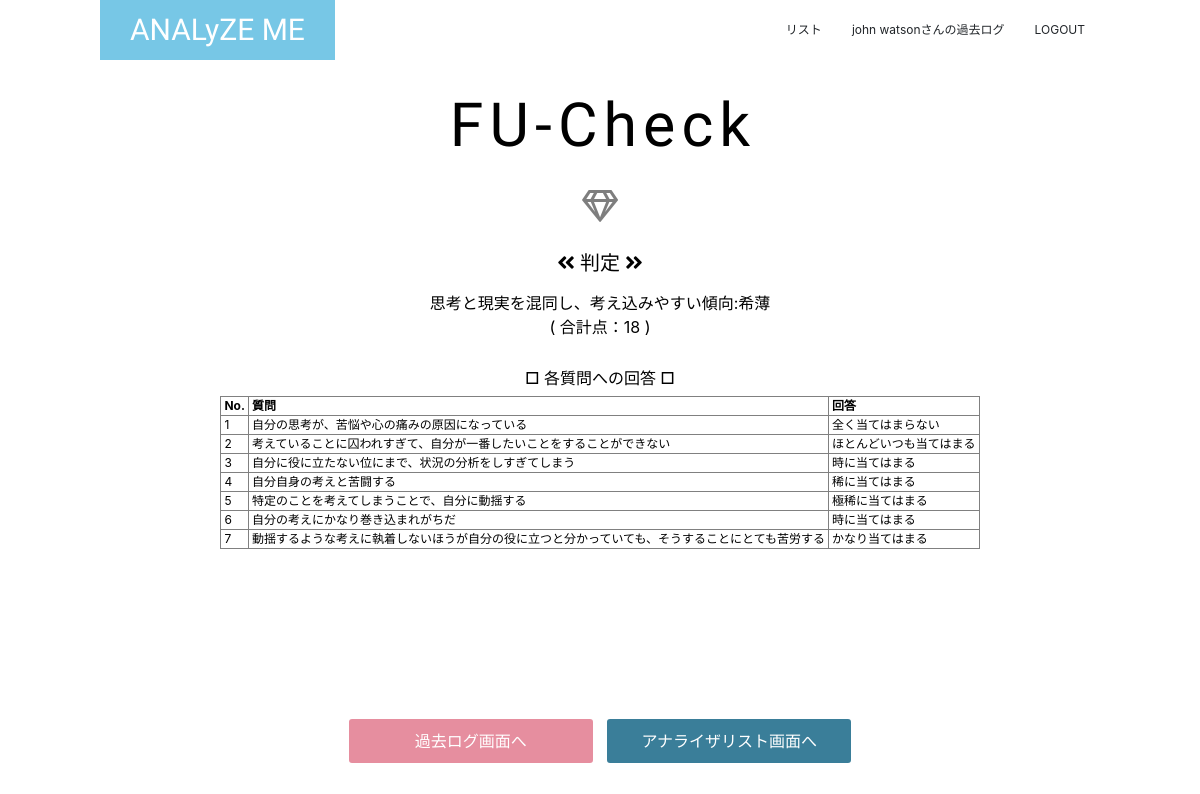
The page /result/fu/2/ (signed in) on the database its author committed.
### analyze_me/models/user.py (models this page shows, shortened)
class User(UserMixin, db.Model):
    __tablename__ = 'user'
    id = db.Column(db.Integer, primary_key=True)
    user_id = db.Column(db.String(50), unique=True)
    name = db.Column(db.String(30))
    password = db.Column(db.String(20), unique=True)
    created_at = db.Column(db.DateTime)
    fu_results = relationship('FU_results')
    eq_results = relationship('EQ_results')
    ces_results = relationship('CES_results')
    pom_results = relationship('POM_results')
    teg_results = relationship('TEG_results')

### analyze_me/models/results.py (models this page shows, shortened)
class FU_results(db.Model):
    __tablename__ = 'fu_results'
    id = db.Column(db.Integer, primary_key=True, nullable=False)
    answers = db.Column(db.PickleType, nullable=True)
    a_sum = db.Column(db.Integer, nullable=True)
    judge = db.Column(db.String(200), nullable=True)
    created_at = db.Column(db.DateTime)
    user_id = db.Column(db.Integer, db.ForeignKey('user.id', onupdate='CASCADE', ondelete='CASCADE'), nullable=False)

### analyze_me/views/views.py (the view)
@views.route('/result/<ex_id>/<result_id>/', methods=['GET'])
@login_required
def result(ex_id, result_id):
    ana = analyzer_service.setting_analyzer(ex_id)
    result = views_service.find_one(ex_id, result_id)
    if ex_id == 'pom' or ex_id == 'teg':
        g_fac, g_sum = graph_service.ex_one_data(ex_id, result_id)
        return render_template('logs/result_graph.html', \
                               ex_id=ex_id, result_id=result_id, \
                               ana=ana, result=result, g_fac=g_fac, g_sum=g_sum)
    else:
        return render_template('logs/result.html', \
                                ex_id=ex_id, result_id=result_id, \
                                ana=ana, result=result)

### analyze_me/__init__.py (called while the page is built)
@login_manager.user_loader
def load_user(user_id):
    return User.query.get(int(user_id))

### analyze_me/services/analyzer_service.py (called while the page is built)
def setting_analyzer(ex_id):
    if not ex_id:
        raise Exception
    elif ex_id == "fu":
        return FU()
    elif ex_id == "eq":
        return EQ()
    elif ex_id == 'ces':
        return CES_D()
    elif ex_id == 'pom':
        return POMS()
    elif ex_id == 'teg':
        return TEG()
    print("EX_ID:{}".format(ex_id))

### analyze_me/services/views_service.py (called while the page is built)
def find_one(ex_id, result_id):
    if not result_id:
        raise Exception
    elif ex_id == "fu":
        return FU_results.query.filter_by(id=result_id).first()
    elif ex_id == "eq":
        return EQ_results.query.filter_by(id=result_id).first()
    elif ex_id == "ces":
        return CES_results.query.filter_by(id=result_id).first()
    elif ex_id == "pom":
        return POM_results.query.filter_by(id=result_id).first()
    elif ex_id == "teg":
        return TEG_results.query.filter_by(id=result_id).first()

### analyze_me/templates/logs/result.html
{% extends "layout.html" %}
{% block body %}
<section class="resA">
    <div class="con">
        <h2>{{ ana.name }}</h2>
        <p class="symbol"><span class="far fa-gem"></span></p>
        <h5>
            <span class="fas fa-angle-double-left"></span>
            判定
            <span class="fas fa-angle-double-right"></span>
        </h5>
        <p>{{ result.judge }}</p>
        <p class="sum">( 合計点：{{ result.a_sum }} )</p>
        <h6>□ 各質問への回答 □</h6>
        <div class="tbl">
        <table border="1">
            <tr>
                <th>No.</th>
                <th>質問</th>
                <th>回答</th>
            </tr>
            {% for que in range(0, ana.queries|length) %}
            <tr>
                <td>{{ que+1 }}</td>
                <td>{{ ana.queries[que] }}</td>
                <td>{{ result.answers[que] }}</td>
            </tr>
            {% endfor %}
        </table>
        </div>
        <a href="{{ url_for('views.show_logs') }}">過去ログ画面へ</a>
        <a href="{{ url_for('analyzes.analyzer_list') }}" class="list-btn">アナライザリスト画面へ</a>
    </div>
</section>
{% endblock %}

### analyze_me/templates/layout.html (shortened to what this page needs)
<!DOCTYPE html>
<html lang="ja">
<head>
    {% block head %}
    <link rel="stylesheet" href="{{ url_for('static', filename='style.css')}}">
    <link rel="stylesheet" href="https://stackpath.bootstrapcdn.com/bootstrap/4.5.0/css/bootstrap.min.css">
    <link rel="stylesheet" href="https://use.fontawesome.com/releases/v5.15.1/css/all.css">
    {% endblock %}
</head>
<body>
<div>
    <header>
        <nav class="conH">
            <div class="conH-small">
                <a class="headA" href="{{ url_for('views.index') }}">ANALyZE ME</a>
            </div>
            <div class="headB">
                <ul>
                    <li>
                        <a href="{{ url_for('analyzes.analyzer_list') }}">リスト</a>
                    </li>
                    {% if not current_user.is_authenticated %}
                    <li>
                        <a href="{{ url_for('auth.login') }}">LOGIN</a>
                    </li>
                    {% else %}
                    <li>
                        <a href="{{ url_for('views.show_logs') }}"><span>{{ current_user.name }}さんの</span>過去ログ</a>
                    </li>
                    <li>
                        <a href="{{ url_for('auth.logout') }}">LOGOUT</a>
                    </li>
                    {% endif %}
                </ul>
            </div>
        </nav>
    </header>
    {% block body %}{% endblock %}
</div>
</body>
</html>

### analyze_me/static/style.css (style rules this page uses)
:root { --main-color: #77C7E6; --accent-color: #E68E9F; --dark-color: #3A7E99; --opposite-color: #9AE665; --text-bright-color: #fff; --text-dark-color: #000; --gray-color: #ddd; --large-width: 1000px; --middle-width: 900px; }
@media (min-width: 800px) { :root { font-size: 16px; } }
body { margin: 0; font-family: 'メイリオ', 'Hiragino Kaku Gothic Pro', 'sans-serif'; }
.resA { display: flex; align-items: start; justify-content: center; height: 100vh; min-height: 450px; width: 100vw; min-width: 400px; color: #000; color: var(--text-dark-color); text-align: center; margin-left: auto; margin-right: auto; }
.resA .con { margin-top: 60px; max-width: 900px; max-width: var(--middle-width); margin-left: auto; margin-right: auto; padding: 0 15px; }
.resA h2 { margin: 30px 0 0; font-family: 'Big Shoulders Stencil Display', cursive; font-size: 3.8rem; letter-spacing: 0.1em; margin-left: 0.1em; }
.resA h5 { margin: 0 0 1rem; font-size: 1.25rem; }
.resA .symbol { margin: 1.25rem; padding: 0; border: none; outline: none; background: none; font-size: 2rem; opacity: 0.5; }
.resA p { margin: 0; }
.resA .sum { margin: 0 0 30px; }
.resA .tbl { overflow-y: scroll; height: 280px; margin-bottom: 2.5rem; }
.resA table { margin: 0 auto 1rem auto; font-size: 12px; text-align: left; }
.resA table th, .resA table td { padding: 0 3px; }
.resA tr { margin: 1px 1px; }
.resA a { display: inline-block; padding: 10px; margin: 0 2px 0.5rem 2px; width: 250px; border: solid 3px currentColor; border-radius: 6px; background-color: #E68E9F; background-color: var(--accent-color); color: #fff; color: var(--text-bright-color); text-decoration: none; }
.resA .list-btn { background-color: #3A7E99; background-color: var(--dark-color); }
header { position: absolute; top: 0; left: 0; z-index: 100; width: 100%; background-color: rgba(255,255,255,0.5); }
.headA { display: inline-block; line-height: 60px; padding-left: 30px; padding-right: 30px; background-color: #77C7E6; background-color: var(--main-color); color: #fff; color: var(--text-bright-color); font-family: 'Big Shoulders Stencil Display', cursive; font-size: 30px; text-decoration: none; }
.headB ul { margin: 0; padding: 0; list-style: none; }
.headB a { display: block; padding: 15px; color: inherit; font-size: 12px; text-decoration: none; }
@media (min-width: 768px) { header .conH { display: flex; align-items: center; justify-content: space-between; max-width: 1000px; max-width: var(--large-width); margin-left: auto; margin-right: auto; } }
@media (min-width: 768px) { .headB ul { display: flex; } }
@media (min-width: 768px) { .headB { display: block !important; } }

### rows shown on the page
User: name "john watson"
FU_results: judge "思考と現実を混同し、考え込みやすい傾向:希薄", a_sum "18", answers "全く当てはまらない" "ほとんどいつも当てはまる" "時に当てはまる" "稀に当てはまる" "極稀に当てはまる" "時に当てはまる" "かなり当てはまる"

### other values the page prints
{{ ana.name }} "FU-Check"
{{ que+1 }} "1" "2" "3" "4" "5" "6" "7"
{{ ana.queries[que] }} "自分の思考が、苦悩や心の痛みの原因になっている" "考えていることに囚われすぎて、自分が一番したいことをすることができない" "自分に役に立たない位にまで、状況の分析をしすぎてしまう" "自分自身の考えと苦闘する" "特定のことを考えてしまうことで、自分に動揺する" "自分の考えにかなり巻き込まれがちだ" "動揺するような考えに執着しないほうが自分の役に立つと分かっていても、そうすることにとても苦労する"
